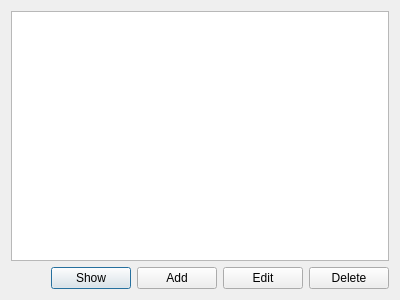
<?xml version="1.0" encoding="UTF-8"?>
<ui version="4.0">
 <class>Dialog</class>
 <widget class="QDialog" name="Dialog">
  <property name="geometry">
   <rect>
    <x>0</x>
    <y>0</y>
    <width>400</width>
    <height>300</height>
   </rect>
  </property>
  <property name="windowTitle">
   <string>Reports</string>
  </property>
  <layout class="QVBoxLayout" name="verticalLayout">
   <item>
    <widget class="QTableView" name="tableView">
     <property name="alternatingRowColors">
      <bool>false</bool>
     </property>
    </widget>
   </item>
   <item>
    <layout class="QHBoxLayout" name="horizontalLayout">
     <item>
      <spacer name="horizontalSpacer">
       <property name="orientation">
        <enum>Qt::Horizontal</enum>
       </property>
       <property name="sizeHint" stdset="0">
        <size>
         <width>40</width>
         <height>20</height>
        </size>
       </property>
      </spacer>
     </item>
     <item>
      <widget class="QPushButton" name="showButton">
       <property name="text">
        <string>Show</string>
       </property>
      </widget>
     </item>
     <item>
      <widget class="QPushButton" name="addButton">
       <property name="text">
        <string>Add</string>
       </property>
      </widget>
     </item>
     <item>
      <widget class="QPushButton" name="editButton">
       <property name="text">
        <string>Edit</string>
       </property>
      </widget>
     </item>
     <item>
      <widget class="QPushButton" name="deleteButton">
       <property name="text">
        <string>Delete</string>
       </property>
      </widget>
     </item>
    </layout>
   </item>
  </layout>
  <connections>
   <connection>
    <sender>addButton</sender>
    <signal>clicked()</signal>
    <receiver>Dialog</receiver>
    <slot>showAddWindow()</slot>
    <hints>
     <hint type="sourcelabel">
      <x>312</x>
      <y>43</y>
     </hint>
     <hint type="destinationlabel">
      <x>335</x>
      <y>186</y>
     </hint>
    </hints>
   </connection>
  </connections>
 </widget>
 <resources/>
 <connections/>
</ui>
